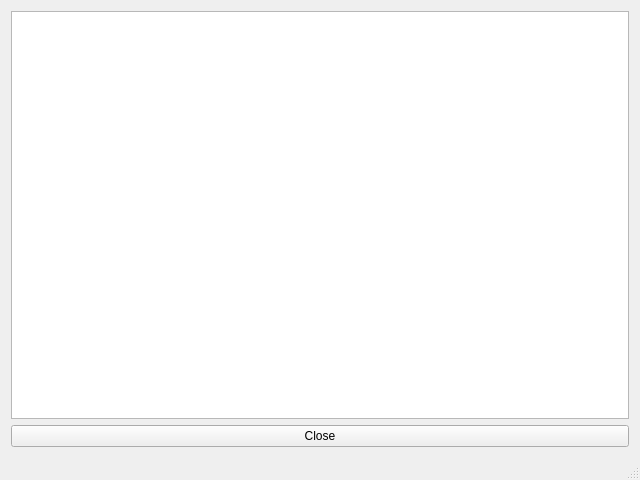
<?xml version="1.0" encoding="UTF-8"?>
<ui version="4.0">
 <class>HelpMainWindow</class>
 <widget class="QMainWindow" name="HelpMainWindow">
  <property name="geometry">
   <rect>
    <x>0</x>
    <y>0</y>
    <width>640</width>
    <height>480</height>
   </rect>
  </property>
  <property name="windowTitle">
   <string/>
  </property>
  <property name="windowIcon">
   <iconset resource="../resources/resources.qrc">
    <normaloff>:/icons/gfx/ecalsys.ico</normaloff>:/icons/gfx/ecalsys.ico</iconset>
  </property>
  <property name="autoFillBackground">
   <bool>false</bool>
  </property>
  <property name="dockOptions">
   <set>QMainWindow::AllowNestedDocks|QMainWindow::AllowTabbedDocks|QMainWindow::AnimatedDocks</set>
  </property>
  <widget class="QWidget" name="central_widget">
   <layout class="QVBoxLayout" name="verticalLayout">
    <item>
     <widget class="QPlainTextEdit" name="help_textedit">
      <property name="font">
       <font>
        <family>Courier New</family>
       </font>
      </property>
      <property name="lineWrapMode">
       <enum>QPlainTextEdit::NoWrap</enum>
      </property>
      <property name="readOnly">
       <bool>true</bool>
      </property>
     </widget>
    </item>
    <item>
     <widget class="QPushButton" name="close_button">
      <property name="text">
       <string>Close</string>
      </property>
     </widget>
    </item>
   </layout>
  </widget>
  <widget class="QStatusBar" name="status_bar"/>
 </widget>
 <layoutdefault spacing="6" margin="11"/>
 <resources>
  <include location="../resources/resources.qrc"/>
  <include location="../../../iconset/ecalicons.qrc"/>
 </resources>
 <connections/>
</ui>
